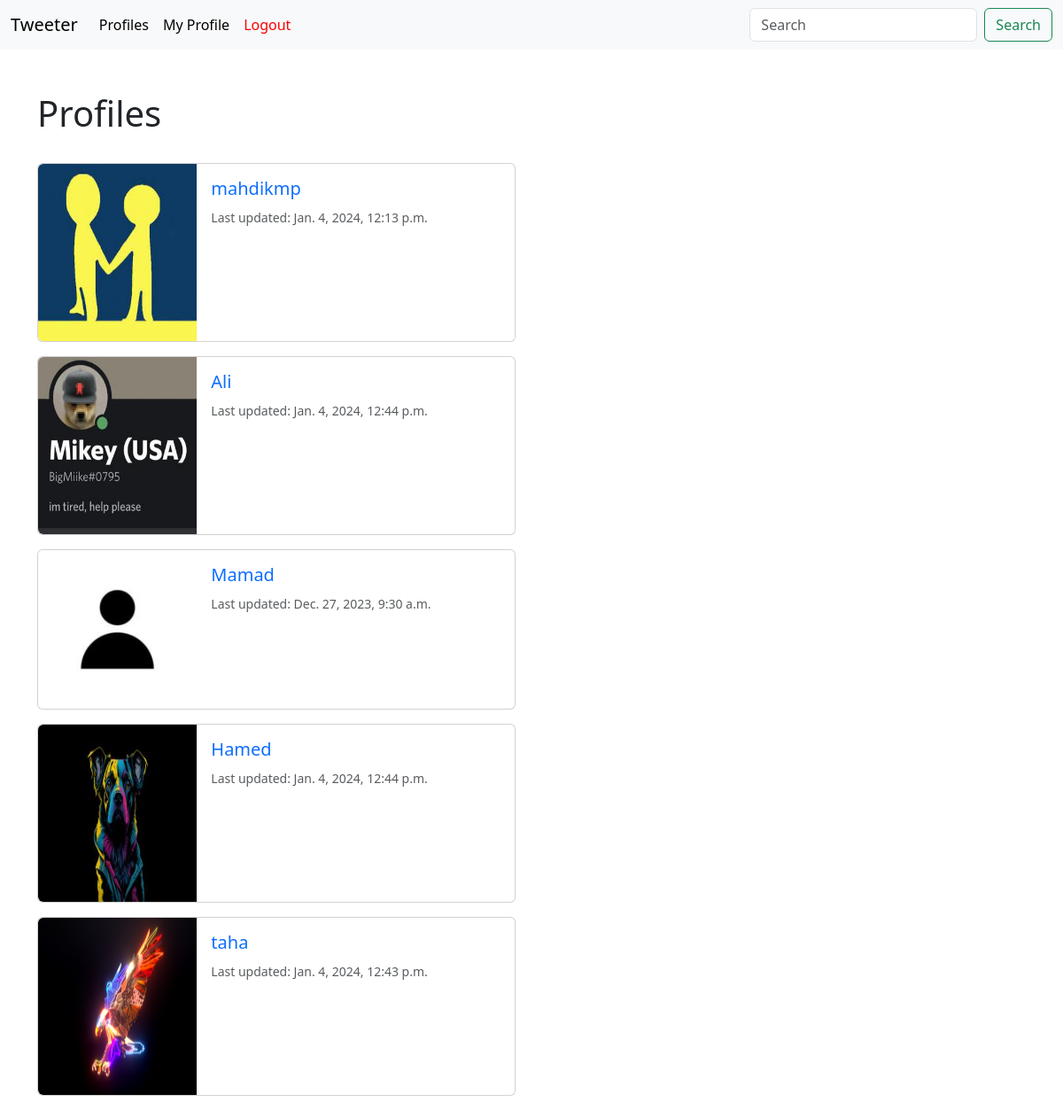
Screenshot of /profiles/ (signed in) with the database file from the repository.
### musker/models.py (models this page shows, shortened)
class Profile(models.Model):
    user = models.OneToOneField(User, on_delete=models.CASCADE)
    follows = models.ManyToManyField('self', symmetrical=False, related_name='followed_by', blank=True)
    date_modified = models.DateTimeField(User ,auto_now = True)
    profile_image = models.ImageField(null=True, blank=True, upload_to='pro_images')

### musker/views.py (the view)
# urls.py: path('profiles/', views.profiles, name='profiles'),
def profiles(request):
    if request.user.is_authenticated:
        profiles = Profile.objects.exclude(user=request.user)
        return render(request, 'profiles.html', {'profiles': profiles})
    else:
        messages.error(request, ('You should login first ...'))
        return redirect('home')

### musker/templates/profiles.html
{% extends 'base.html' %}
{% load static %}
{% block content %}
<h1>Profiles</h1> <br>
{% if profiles %}
    {% for profile in profiles %}
        <div class="card mb-3" style="max-width: 540px;">
            <div class="row g-0">
              <div class="col-md-4">
                {% if profile.profile_image %}
                <img src="{{ profile.profile_image.url }}" class="img-fluid rounded-start" alt="Profile image" style="width: 200px; height: 200px;">
                {% else %}
                <img src="{% static 'images/default.jpeg' %}" class="img-fluid rounded-start" alt="Profile image">
                {% endif %}
              </div>
              <div class="col-md-8">
                <div class="card-body">
                  <a href="{% url 'profile' profile.user.id %}" style="text-decoration: none;"><h5 class="card-title">{{profile.user.username}}</h5></a>
                  <p class="card-text"><small class="text-body-secondary">Last updated: {{profile.date_modified}}</small></p>
                </div>
              </div>
            </div>
          </div>
    {% endfor %}
{% endif %}
{% endblock content %}

### rows the page displays
Profile: profile_image (picture), user.username "mahdikmp", date_modified "Jan. 4, 2024, 12:13 p.m."
Profile: profile_image (picture), user.username "Ali", date_modified "Jan. 4, 2024, 12:44 p.m."
Profile: user.username "Mamad", date_modified "Dec. 27, 2023, 9:30 a.m."
Profile: profile_image (picture), user.username "Hamed", date_modified "Jan. 4, 2024, 12:44 p.m."
Profile: profile_image (picture), user.username "taha", date_modified "Jan. 4, 2024, 12:43 p.m."
